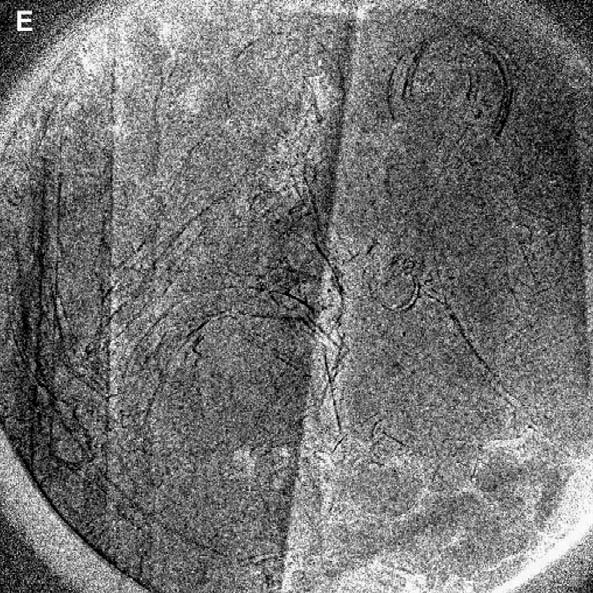
#> input picture q1_imaging/your_photo.jpg, 593 x 593 px
$ python filter.py
#> lines starting #> are read from the running program, lines starting #| are printed output that depends on the picture
import cv2
import numpy as np

def guessTheGlow(magicLogPicture, smudgeFactor):

    if smudgeFactor % 2 == 0:
        smudgeFactor += 1

    picHeight, picWidth = magicLogPicture.shape
    theShadowyTruth = np.zeros_like(magicLogPicture)

    cushionSize = smudgeFactor // 2
    fluffyPicture = np.pad(magicLogPicture, cushionSize, mode='reflect')

    for row_num in range(picHeight):
        for col_num in range(picWidth):
            peeking_window = fluffyPicture[row_num : row_num + smudgeFactor, col_num : col_num + smudgeFactor]

            theShadowyTruth[row_num, col_num] = np.mean(peeking_window)

    return theShadowyTruth

def makeItBoring(whereTheFileSleeps, magicWandSize):
#> called with whereTheFileSleeps = 'your_photo.jpg', magicWandSize = 5
    boringOldPic = cv2.imread(whereTheFileSleeps)
#> boringOldPic is the input picture: shape (593, 593, 3); min 0, max 255, mean 114.1
    if boringOldPic is None:
        print(f"Error loading {whereTheFileSleeps}")
        return

    fiftyShadesOfGray = cv2.cvtColor(boringOldPic, cv2.COLOR_BGR2GRAY)

    logRhythms = np.log(fiftyShadesOfGray.astype(float) + 1.0)

    theBoringPart = guessTheGlow(logRhythms, magicWandSize)
#> after the loop in guessTheGlow, `for row_num in range(picHeight):`:
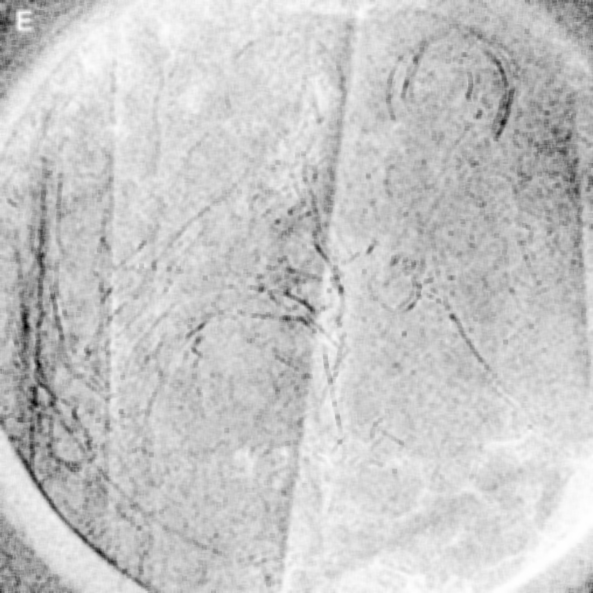
#> theShadowyTruth: shape (593, 593) float64; min 1.25, max 5.53, mean 4.6; drawn with min black and max white

    theCoolPart = logRhythms - theBoringPart
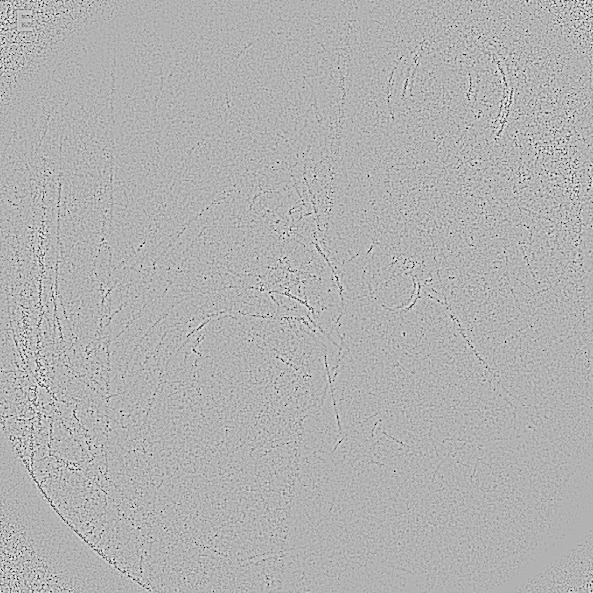
#> theCoolPart: shape (593, 593) float64; min -4.5, max 1.95, mean -1.41e-05; drawn with min black and max white

    actuallyCoolPart = np.exp(theCoolPart)
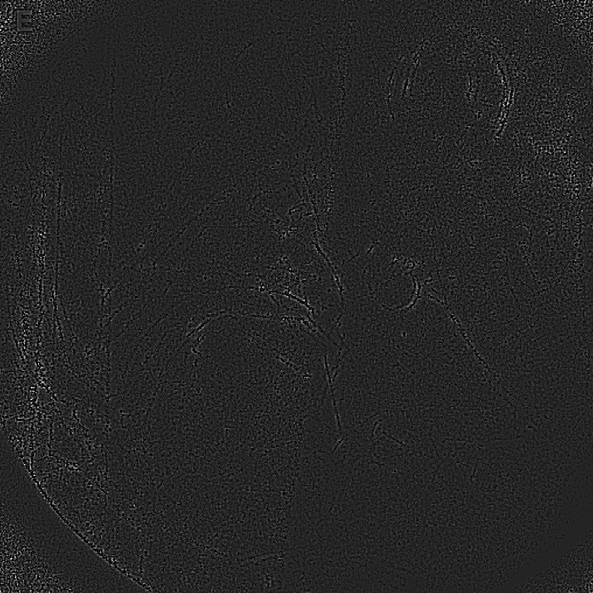
#> actuallyCoolPart: shape (593, 593) float64; min 0.0111, max 7, mean 1.07; drawn with min black and max white

    tadaa = cv2.normalize(actuallyCoolPart, None, 0, 255, cv2.NORM_MINMAX)

    cv2.imwrite('reflectance_mono.jpg', tadaa.astype(np.uint8))
    print("Saved reflectance_mono.jpg")

def makeItPretty(whereTheFileSleeps, magicWandSize):
#> called with whereTheFileSleeps = 'your_photo.jpg', magicWandSize = 5
    boringOldPic = cv2.imread(whereTheFileSleeps)
    if boringOldPic is None:
        print(f"Error loading {whereTheFileSleeps}")
        return

    scienceLab = cv2.cvtColor(boringOldPic, cv2.COLOR_BGR2Lab)
#> scienceLab: shape (593, 593, 3); mean of channels 0, 1, 2 120.7, 128, 128
    theBrightSide, appleOrAlien, bananaOrSmurf = cv2.split(scienceLab)
#> appleOrAlien: shape (593, 593); every value is 128

    logOfBrightness = np.log((theBrightSide.astype(float) / 100.0) + 1.0)

    shadowGuess = guessTheGlow(logOfBrightness, magicWandSize)
#> call 2 of guessTheGlow, with smudgeFactor = 5
#> in guessTheGlow (call 2), `fluffyPicture = np.pad(magicLogPicture, cushionSize, mode='reflect')`:
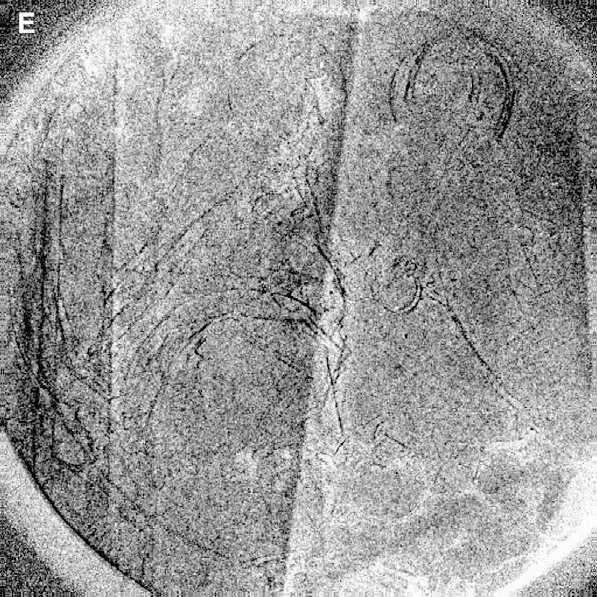
#> fluffyPicture: shape (597, 597) float64; min 0, max 1.27, mean 0.761; drawn with min black and max white
#> after the loop in guessTheGlow (call 2), `for row_num in range(picHeight):`:
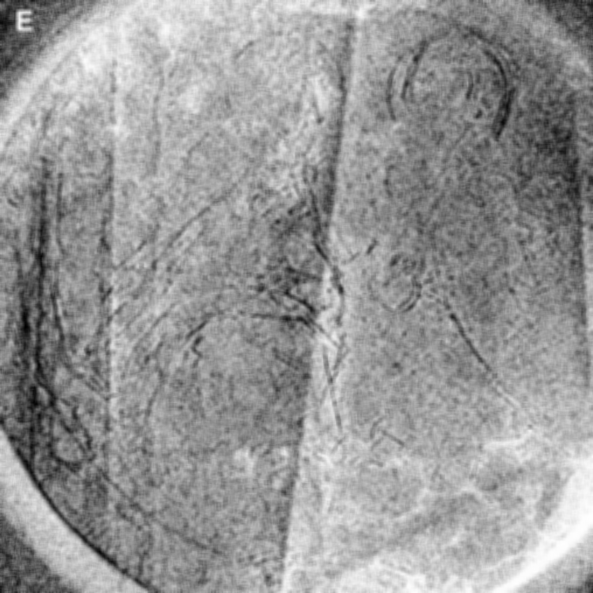
#> theShadowyTruth: shape (593, 593) float64; min 0.0305, max 1.26, mean 0.761; drawn with min black and max white

    sparkleLog = logOfBrightness - shadowGuess
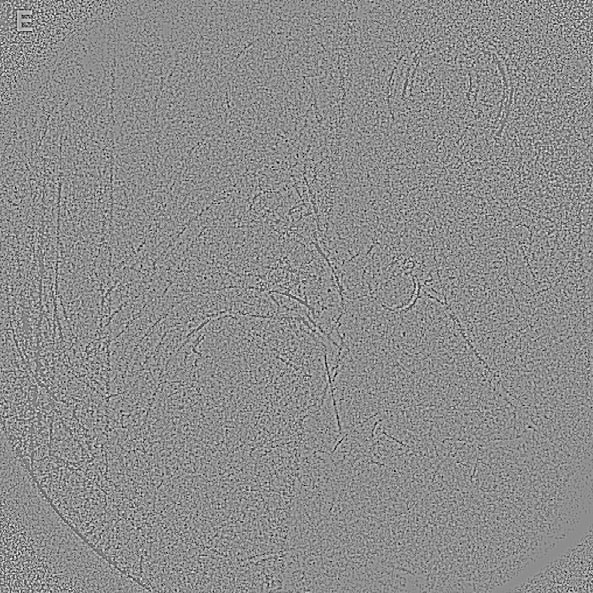
#> sparkleLog: shape (593, 593) float64; min -0.795, max 0.639, mean -1.42e-05; drawn with min black and max white
    theRealSparkle = np.exp(sparkleLog)
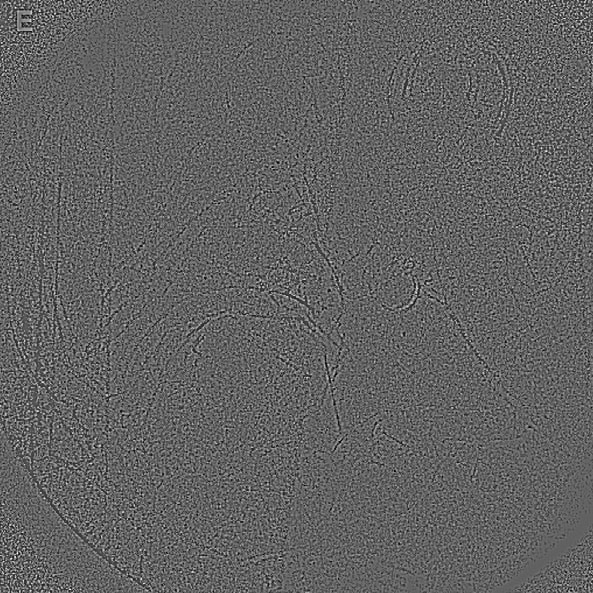
#> theRealSparkle: shape (593, 593) float64; min 0.452, max 1.89, mean 1.01; drawn with min black and max white

    shinyNewBrightness = cv2.normalize(theRealSparkle, None, 0, 100, cv2.NORM_MINMAX)
    shinyNewBrightness = shinyNewBrightness.astype(np.uint8)

    fixedSciencePic = cv2.merge([shinyNewBrightness, appleOrAlien, bananaOrSmurf])
#> fixedSciencePic: shape (593, 593, 3); mean of channels 0, 1, 2 38.3, 128, 128

    voila = cv2.cvtColor(fixedSciencePic, cv2.COLOR_Lab2BGR)

    cv2.imwrite('reflectance_color.jpg', voila)
    print("Saved reflectance_color.jpg")

if __name__ == "__main__":

    SMUDGE_O_METER = 5

    THE_CHOSEN_ONE = 'your_photo.jpg'

    print("Processing grayscale version...")
    makeItBoring(THE_CHOSEN_ONE, SMUDGE_O_METER)

    print("Processing color version...")
    makeItPretty(THE_CHOSEN_ONE, SMUDGE_O_METER)

    print("Done.")
